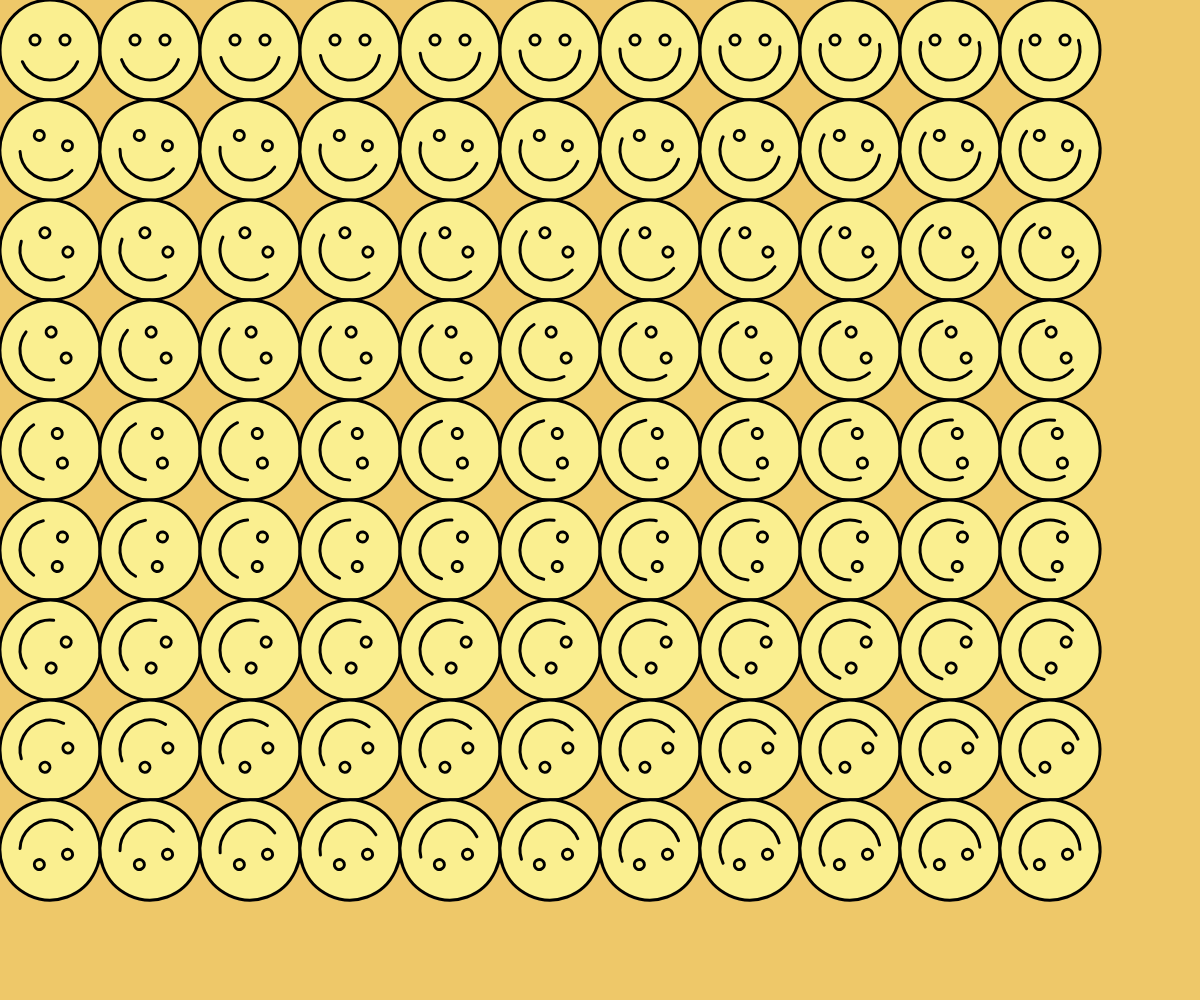
Frame 1 (no input)
Frame 60 (no input): identical to frame 1, image omitted
Frame 120 (the mouse pressed at the canvas centre since frame 60): identical to frame 1, image omitted

The p5.js sketch that drew this single still picture (run headless with seeded random() and noise() and a simulated clock; from frame 60 on, the mouse is pressed at the canvas centre):

// p5.js sketch
// ── sketch.js


function setup() {
  createCanvas(windowWidth, windowHeight);


  // iteration operators:
  // i++ : adds 1 to i
  // i+=10 : adds 10 to 1
  // i-- : subtracts 1 from i
  // i-=5 : subtracts 5 from i

  for(let i = 0; i < 10; i++){
    console.log(i);
  }
  
}

function draw() {
  background("#eec869ff");
  // noLoop(); // prevents draw from looping

  for(y = 50; y < height - 50; y += 100) {
    for(let x = 50; x < width - 50; x += 100) {
      push();
      translate(x,y);
      let rotation;
      rotation = map(y,50,height-50,0,PI);
      rotate(rotation);
      // everything within this push/pop block
      // will be centered, with 0,0 as the center
      // point

   strokeWeight(3);
   fill("rgba(250, 239, 144, 1)");
   circle(0,0,100);
   circle(-15,-10,10);
   circle(15,-10,10);
   // happiness variable will control the endpoints of
   // the arc in my smiley face
   let happiness;
   happiness=map(x,0,width,-25,25);
   noFill();
   arc(0,0,60,60,radians(0-happiness),radians(180+happiness));
   pop();
  }
}
  }

 
